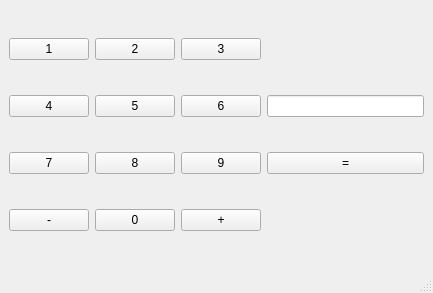
<?xml version="1.0" encoding="UTF-8"?>
<ui version="4.0">
 <class>MainWindow</class>
 <widget class="QMainWindow" name="MainWindow">
  <property name="geometry">
   <rect>
    <x>0</x>
    <y>0</y>
    <width>433</width>
    <height>293</height>
   </rect>
  </property>
  <property name="windowTitle">
   <string>MainWindow</string>
  </property>
  <widget class="QWidget" name="centralwidget">
   <layout class="QGridLayout" name="gridLayout">
    <item row="2" column="0">
     <widget class="QPushButton" name="button1">
      <property name="text">
       <string>1</string>
      </property>
     </widget>
    </item>
    <item row="2" column="2">
     <widget class="QPushButton" name="button3">
      <property name="text">
       <string>3</string>
      </property>
     </widget>
    </item>
    <item row="4" column="2">
     <widget class="QPushButton" name="button9">
      <property name="text">
       <string>9</string>
      </property>
     </widget>
    </item>
    <item row="3" column="0">
     <widget class="QPushButton" name="button4">
      <property name="text">
       <string>4</string>
      </property>
     </widget>
    </item>
    <item row="7" column="1">
     <widget class="QPushButton" name="button0">
      <property name="text">
       <string>0</string>
      </property>
     </widget>
    </item>
    <item row="3" column="2">
     <widget class="QPushButton" name="button6">
      <property name="text">
       <string>6</string>
      </property>
     </widget>
    </item>
    <item row="2" column="1">
     <widget class="QPushButton" name="button2">
      <property name="text">
       <string>2</string>
      </property>
     </widget>
    </item>
    <item row="3" column="1">
     <widget class="QPushButton" name="button5">
      <property name="text">
       <string>5</string>
      </property>
     </widget>
    </item>
    <item row="3" column="3">
     <widget class="QLineEdit" name="lineEdit"/>
    </item>
    <item row="4" column="1">
     <widget class="QPushButton" name="button8">
      <property name="text">
       <string>8</string>
      </property>
     </widget>
    </item>
    <item row="4" column="0">
     <widget class="QPushButton" name="button7">
      <property name="text">
       <string>7</string>
      </property>
     </widget>
    </item>
    <item row="7" column="0">
     <widget class="QPushButton" name="button_plus">
      <property name="text">
       <string>-</string>
      </property>
     </widget>
    </item>
    <item row="7" column="2">
     <widget class="QPushButton" name="button_minus">
      <property name="text">
       <string>+</string>
      </property>
     </widget>
    </item>
    <item row="4" column="3">
     <widget class="QPushButton" name="button_equal">
      <property name="text">
       <string>=</string>
      </property>
     </widget>
    </item>
   </layout>
  </widget>
  <widget class="QMenuBar" name="menubar">
   <property name="geometry">
    <rect>
     <x>0</x>
     <y>0</y>
     <width>433</width>
     <height>23</height>
    </rect>
   </property>
  </widget>
  <widget class="QStatusBar" name="statusbar"/>
 </widget>
 <resources/>
 <connections/>
</ui>
